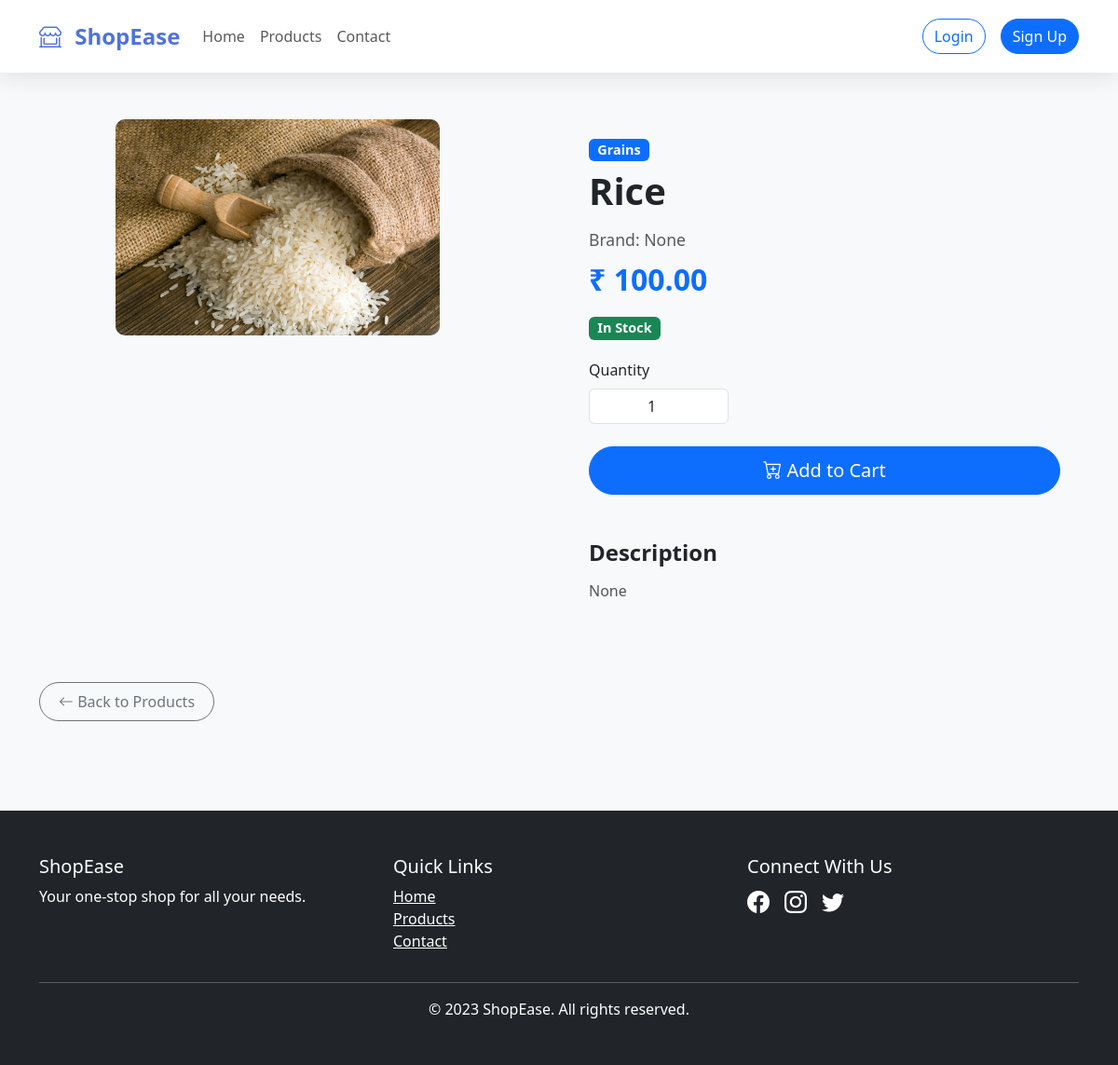
/product/1/, run on the app's committed database.
### client_app/models.py (models this page shows, shortened)
class product(models.Model):
    name = models.CharField(max_length=100, null=True)
    price = models.DecimalField(max_digits=10, decimal_places=2, null=True)
    stock = models.IntegerField(null=True)
    brand = models.CharField(max_length=50, null=True)
    description = models.TextField(null=True)
    featured = models.BooleanField(default=False)
    free_shipping = models.BooleanField(default=False)
    product_image = models.ImageField(upload_to='media', null=True)
    category = models.CharField(max_length=50, null=True)

### client_app/views.py (the view)
# urls.py: path('product/<int:product_id>/', views.product_description, name='product_description'),
def product_description(request, product_id):
    product_item = get_object_or_404(product, id=product_id)
    return render(request, 'description.html', {
        'product': product_item,
        'title': f'{product_item.name} - ShopEase'
    })

### client_app/templates/description.html (shortened to what this page needs)
{% extends 'base.html' %}
{% block content %}
<div class="container my-5">
    <div class="row">
        <div class="col-md-6 mb-4">
            <div style="overflow: hidden; margin-left: 15%;">
                <img src="{{ product.product_image.url }}" class="img-fluid w-75" alt="{{ product.name }}"
                    style="object-fit: cover; height: 100%; border-radius: 10px;">
            </div>
        </div>
        <div class="col-md-6">
            <div style="padding: 20px;">
                <span class="badge bg-primary mb-2" style="font-size: 0.9rem;">{{ product.category }}</span>
                <h1 style="font-weight: 700; margin-bottom: 15px;">{{ product.name }}</h1>
                <p class="text-muted" style="font-size: 1.1rem; margin-bottom: 10px;">
                    Brand: {{ product.brand }}
                </p>
                <h2 class="text-primary" style="font-weight: 700; margin-bottom: 20px;">
                    ₹ {{ product.price }}
                </h2>
                <div style="margin-bottom: 20px;">
                    {% if product.stock > 10 %}
                    <span class="badge bg-success" style="font-size: 0.9rem;">In Stock</span>
                    {% elif product.stock > 0 %}
                    <span class="badge bg-warning text-dark" style="font-size: 0.9rem;">Only {{ product.stock }}
                        left</span>
                    {% else %}
                    <span class="badge bg-danger" style="font-size: 0.9rem;">Out of Stock</span>
                    {% endif %}
                </div>
                <form method="POST" action="{% url 'add_to_cart' product.id %}">
                    <div class="mb-4" style="max-width: 150px;">
                        <label class="form-label">Quantity</label>
                        <input type="number" name="quantity" class="form-control" value="1" min="1"
                            max="{{ product.stock }}" style="text-align: center;">
                    </div>
                    <button type="submit" class="btn btn-primary btn-lg w-100 mb-4"
                        style="border-radius: 50px; padding: 10px;">
                        <i class="bi bi-cart-plus"></i> Add to Cart
                    </button>
                </form>
                <div class="mt-4">
                    <h4 style="font-weight: 600; margin-bottom: 15px;">Description</h4>
                    <p style="line-height: 1.6; color: #555;">
                        {{ product.description }}
                    </p>
                </div>
            </div>
        </div>
    </div>
</div>
<div class="container mb-5">
    <a href="{% url 'products' %}" class="btn btn-outline-secondary" style="border-radius: 50px; padding: 8px 20px;">
        <i class="bi bi-arrow-left"></i> Back to Products
    </a>
</div>
{% endblock %}

### client_app/templates/base.html (style rules this page uses)
:root { --primary-color: #4e73df; --secondary-color: #f8f9fc; --accent-color: #2e59d9; }
body { padding-top: 80px; background-color: #f8f9fa; font-family: 'Segoe UI', Tahoma, Geneva, Verdana, sans-serif; min-height: 100vh; display: flex; flex-direction: column; }

### data on the page
product: product_image (picture), category "Grains", name "Rice", brand "None", price "100.00", description "None"
